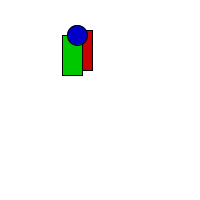
Frame 1 (no input)
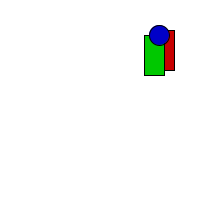
Frame 60 (the mouse pressed at the canvas centre just before this capture)
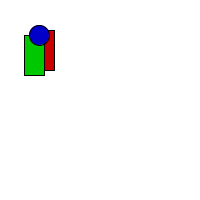
Frame 120 (the mouse held since frame 60 and released just before this capture)

The Processing sketch that drew these frames (run headless with seeded random() and noise(); from frame 60 on, the mouse is pressed at the canvas centre):

// Processing sketch: processing_89860
// ── processing_89860.pde

int xpos = width/2, ypos = height/2;
  int speed = 2;
  int direction = 1;
  int SIZE = 50;

void setup()
{
  size(200, 200);
  background(255); 
}

  void draw()
  {
  
        xpos = xpos + (speed * direction);
  
 if(xpos> width - SIZE || xpos < 0)
 {
   direction *= -1;
 }
 background(255);
    fill(200, 0, 0);
    rect(xpos+20, 30, 20, 40);
    fill(0, 200, 0);
    rect(xpos+10, 35, 20, 40);
    fill(0, 0, 200);
    ellipse(xpos+25, 35, 20, 20);
    
    }

  



  //if((mouseX < 90 || mouseX > 110) && (mouseY<90 ||mouseY>110))
